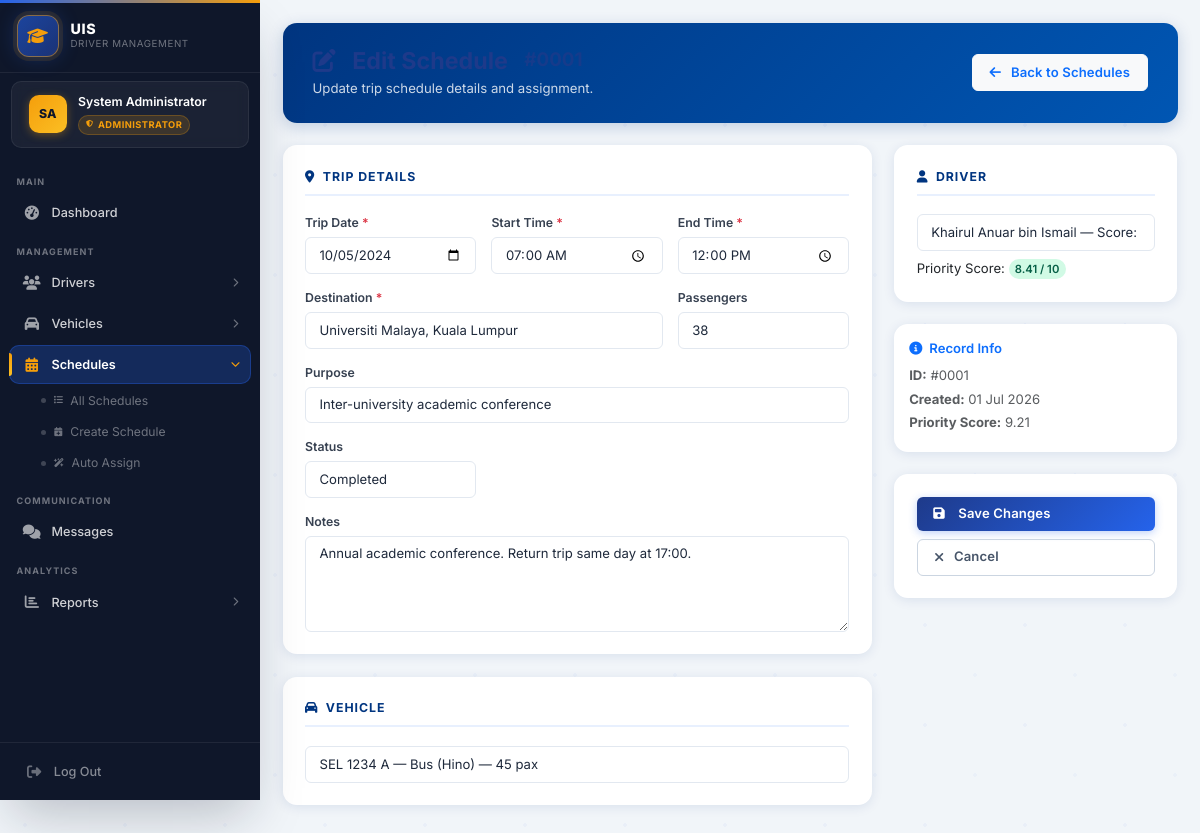
Before: /admin/edit_schedule.php?id=1 (signed in) with the older database file.
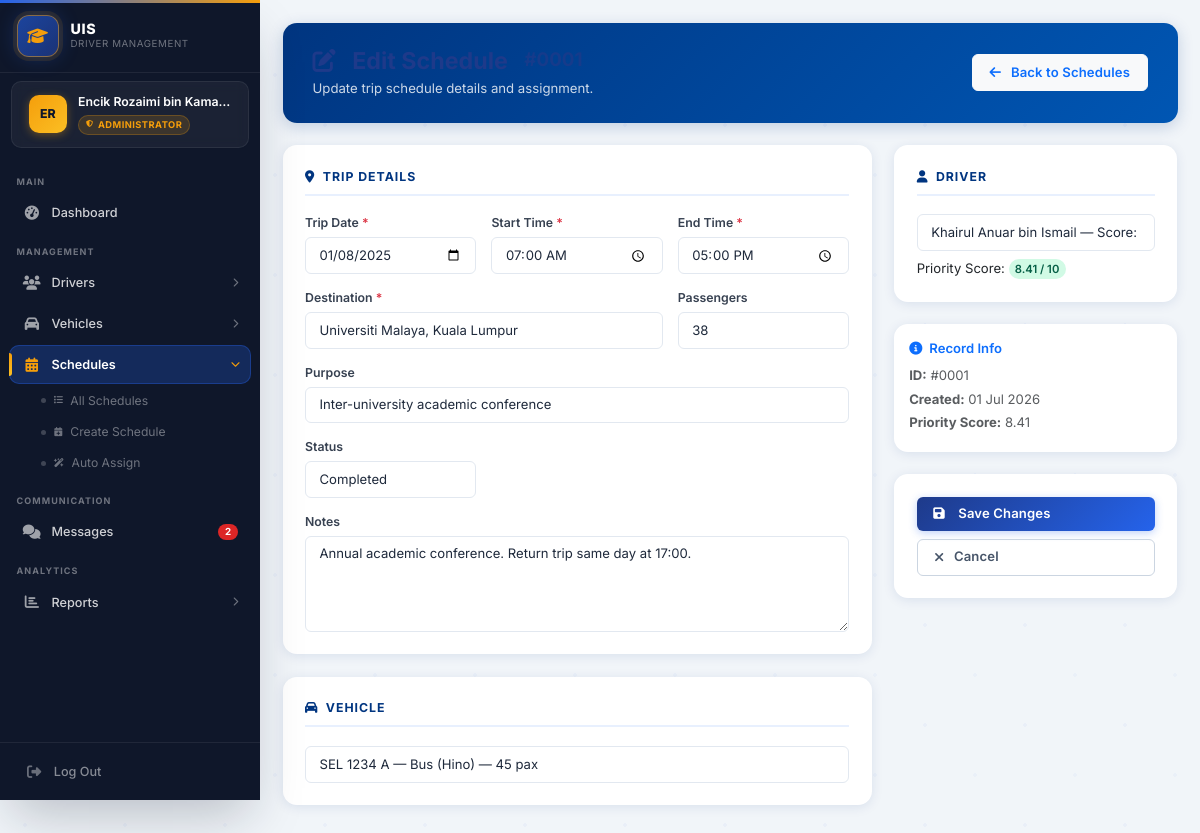
After: the same page with the newer database file.
### tables this page shows
CREATE TABLE schedules (
    schedule_id     INT           NOT NULL AUTO_INCREMENT,
    driver_id       INT           NULL DEFAULT NULL,
    vehicle_id      INT           NULL DEFAULT NULL,
    trip_date       DATE          NOT NULL,
    start_time      TIME          NOT NULL,
    end_time        TIME          NOT NULL,
    destination     VARCHAR(255)  NOT NULL,
    purpose         VARCHAR(255)  NULL DEFAULT NULL,
    passenger_count INT           NOT NULL DEFAULT 1,
    status          ENUM('pending','approved','in_progress','completed','cancelled') NOT NULL DEFAULT 'pending',
    priority_score  DECIMAL(5,2)  NOT NULL DEFAULT 0.00,
    created_by      INT           NULL DEFAULT NULL,
    notes           TEXT          NULL DEFAULT NULL,
    created_at      TIMESTAMP     NOT NULL DEFAULT CURRENT_TIMESTAMP,
    updated_at      TIMESTAMP     NOT NULL DEFAULT CURRENT_TIMESTAMP ON UPDATE CURRENT_TIMESTAMP,
    PRIMARY KEY (schedule_id),
    CONSTRAINT fk_schedules_driver_id  FOREIGN KEY (driver_id)  REFERENCES drivers(driver_id)  ON DELETE SET NULL,
    CONSTRAINT fk_schedules_vehicle_id FOREIGN KEY (vehicle_id) REFERENCES vehicles(vehicle_id) ON DELETE SET NULL,
    CONSTRAINT fk_schedules_created_by FOREIGN KEY (created_by) REFERENCES users(user_id)       ON DELETE SET NULL
);

### config/database.php (called while the page is built, shortened)
<?php
function formatDate(?string $date): string
{
    return date('d M Y', strtotime($date));
}

### admin/edit_schedule.php (the view, shortened to what the changed rows need)
<?php
require_once '../config/database.php';
$current_page = 'edit_schedule.php';
$schedule_id = (int)($_GET['id'] ?? 0);
$stmt = $conn->prepare(
    "SELECT s.*, d.name AS driver_name, v.plate_number AS vehicle_plate
     FROM schedules s
     LEFT JOIN drivers  d ON s.driver_id  = d.driver_id
     LEFT JOIN vehicles v ON s.vehicle_id = v.vehicle_id
     WHERE s.schedule_id = ?"
);
$stmt->bind_param('i', $schedule_id);
$stmt->execute();
$schedule = $stmt->get_result()->fetch_assoc();
$old    = $schedule;
?>
<!DOCTYPE html>
<html lang="en">
<head>
    <link href="https://cdn.jsdelivr.net/npm/bootstrap@5.3.0/dist/css/bootstrap.min.css" rel="stylesheet">
    <link href="https://cdnjs.cloudflare.com/ajax/libs/font-awesome/6.4.0/css/all.min.css" rel="stylesheet">
    <link href="<?php echo SITE_URL; ?>/assets/css/style.css" rel="stylesheet">
</head>
<body>
<?php include '../includes/sidebar.php'; ?>
<main class="main-content p-4">
    <div class="page-header d-flex justify-content-between align-items-center flex-wrap gap-3">
        <div>
            <h1>
                <i class="fas fa-pen-to-square me-2" aria-hidden="true"></i>Edit Schedule
                <span class="ms-2 opacity-75 fs-5">#<?php echo str_pad($schedule_id, 4, '0', STR_PAD_LEFT); ?></span>
            </h1>
        </div>
    </div>
    <form method="POST" id="scheduleForm" novalidate>
        <div class="row g-4">
            <div class="col-lg-8">
                <div class="card form-card mb-4">
                    <div class="card-body p-4">
                        <div class="row g-3">
                            <div class="col-md-4">
                                <label class="form-label fw-semibold" for="trip_date">Trip Date <span class="text-danger">*</span></label>
                                <input type="date" class="form-control" id="trip_date" name="trip_date"
                                       value="<?php echo htmlspecialchars($old['trip_date'] ?? $schedule['trip_date']); ?>"
                                       <?php echo $schedule['status'] === 'in_progress' ? 'disabled' : ''; ?>
                                       required>
                            </div>
                            <div class="col-md-4">
                                <label class="form-label fw-semibold" for="start_time">Start Time <span class="text-danger">*</span></label>
                                <input type="time" class="form-control" id="start_time" name="start_time"
                                       value="<?php echo htmlspecialchars($old['start_time'] ?? $schedule['start_time']); ?>"
                                       <?php echo $schedule['status'] === 'in_progress' ? 'disabled' : ''; ?>
                                       required>
                            </div>
                            <div class="col-md-4">
                                <label class="form-label fw-semibold" for="end_time">End Time <span class="text-danger">*</span></label>
                                <input type="time" class="form-control" id="end_time" name="end_time"
                                       value="<?php echo htmlspecialchars($old['end_time'] ?? $schedule['end_time']); ?>"
                                       <?php echo $schedule['status'] === 'in_progress' ? 'disabled' : ''; ?>
                                       required>
                            </div>
                            <div class="col-md-8">
                                <label class="form-label fw-semibold" for="destination">Destination <span class="text-danger">*</span></label>
                                <input type="text" class="form-control" id="destination" name="destination"
                                       value="<?php echo htmlspecialchars($old['destination'] ?? $schedule['destination']); ?>"
                                       required>
                            </div>
                            <div class="col-md-4">
                                <label class="form-label fw-semibold" for="passenger_count">Passengers</label>
                                <input type="number" class="form-control" id="passenger_count" name="passenger_count"
                                       min="1" max="100"
                                       value="<?php echo (int)($old['passenger_count'] ?? $schedule['passenger_count']); ?>">
                            </div>
                            <div class="col-12">
                                <label class="form-label fw-semibold" for="purpose">Purpose</label>
                                <input type="text" class="form-control" id="purpose" name="purpose"
                                       value="<?php echo htmlspecialchars($old['purpose'] ?? $schedule['purpose'] ?? ''); ?>">
                            </div>
                            <div class="col-md-4">
                                <label class="form-label fw-semibold" for="status">Status</label>
                                <select class="form-select" id="status" name="status">
                                    <?php
                                    $currentStatus = $old['status'] ?? $schedule['status'];
                                    foreach (['pending','approved','in_progress','completed','cancelled'] as $st):
                                    ?>
                                    <option value="<?php echo $st; ?>" <?php echo $currentStatus === $st ? 'selected' : ''; ?>>
                                        <?php echo ucwords(str_replace('_',' ', $st)); ?>
                                    </option>
                                    <?php endforeach; ?>
                                </select>
                            </div>
                            <div class="col-12">
                                <label class="form-label fw-semibold" for="notes">Notes</label>
                                <textarea class="form-control" id="notes" name="notes" rows="3"><?php echo htmlspecialchars($old['notes'] ?? $schedule['notes'] ?? ''); ?></textarea>
                            </div>
                        </div>
                    </div>
                </div>
            </div>
            <div class="col-lg-4">
                <div class="card form-card mb-4">
                    <div class="card-body p-3">
                        <div class="small text-muted">
                            <div class="mb-1"><strong>ID:</strong> #<?php echo str_pad($schedule_id, 4, '0', STR_PAD_LEFT); ?></div>
                            <div class="mb-1"><strong>Created:</strong> <?php echo formatDate($schedule['created_at']); ?></div>
                            <div class="mb-1"><strong>Priority Score:</strong> <?php echo number_format((float)$schedule['priority_score'], 2); ?></div>
                        </div>
                    </div>
                </div>
            </div>
        </div>
    </form>
</main>
</body>
</html>

### includes/sidebar.php (shortened to what the changed rows need)
<?php
$role         = $_SESSION['role']      ?? 'driver';
$full_name    = $_SESSION['full_name'] ?? ($_SESSION['username'] ?? 'User');
$current_page = $current_page          ?? basename($_SERVER['PHP_SELF']);
$name_parts = array_filter(explode(' ', trim($full_name)));
$initials   = '';
foreach (array_slice($name_parts, 0, 2) as $part) {
    $initials .= strtoupper($part[0]);
}
$initials = $initials ?: 'U';
$role_label = match ($role) {
    'admin',
    'superadmin' => 'Administrator',
    'driver'     => 'Driver',
    default      => ucfirst($role),
};
function sidebarActive(string|array $pages, string $current): string
{
    $pages = (array) $pages;
    return in_array($current, $pages, true) ? 'active' : '';
}
$_sidebar_uid = (int)($_SESSION['user_id'] ?? 0);
$_unread_msgs = 0;
if ($_sidebar_uid > 0 && isset($conn)) {
    $r = $conn->query("SELECT COUNT(*) AS cnt FROM messages WHERE receiver_id=$_sidebar_uid AND is_read=0");
    if ($r) $_unread_msgs = (int)$r->fetch_assoc()['cnt'];
}
?>
<nav class="sidebar" id="mainSidebar" aria-label="Main navigation">
    <div class="sidebar-profile">
        <div class="sidebar-avatar" aria-hidden="true">
            <?php echo htmlspecialchars($initials); ?>
        </div>
        <div class="sidebar-profile-info">
            <div class="sidebar-profile-name" title="<?php echo htmlspecialchars($full_name); ?>">
                <?php echo htmlspecialchars($full_name); ?>
            </div>
            <span class="sidebar-role-badge">
                <?php echo htmlspecialchars($role_label); ?>
            </span>
        </div>
    </div>
    <div class="sidebar-menu-wrapper">
        <ul class="sidebar-nav" id="sidebarNav">
            <?php if ($role === 'admin' || $role === 'superadmin'): ?>
            <li class="sidebar-item <?php echo sidebarActive('messages.php', $current_page); ?>">
                <a href="<?php echo SITE_URL; ?>/admin/messages.php" class="sidebar-link">
                    <span class="sidebar-icon"><i class="fas fa-comments" aria-hidden="true"></i></span>
                    <span class="sidebar-label">Messages</span>
                    <?php if ($_unread_msgs > 0): ?>
                    <span class="ms-auto badge rounded-pill"
                          style="background:#dc2626;font-size:0.65rem;min-width:18px;">
                        <?php echo $_unread_msgs; ?>
                    </span>
                    <?php endif; ?>
                </a>
            </li>
            <?php endif; ?>
        </ul>
    </div>
</nav>

Changed rows visible on the page:
changed schedules "Universiti Malaya, Kuala Lumpur": trip_date "10/05/2024" → "01/08/2025"; end_time "12:00:00" → "17:00:00"; priority_score "9.21" → "8.41"
Other visible differences:
$initials: "SA" → "ER"
$full_name: "System Administrator" → "Encik Rozaimi bin Kama…"
$_unread_msgs: (not shown) → "2"
